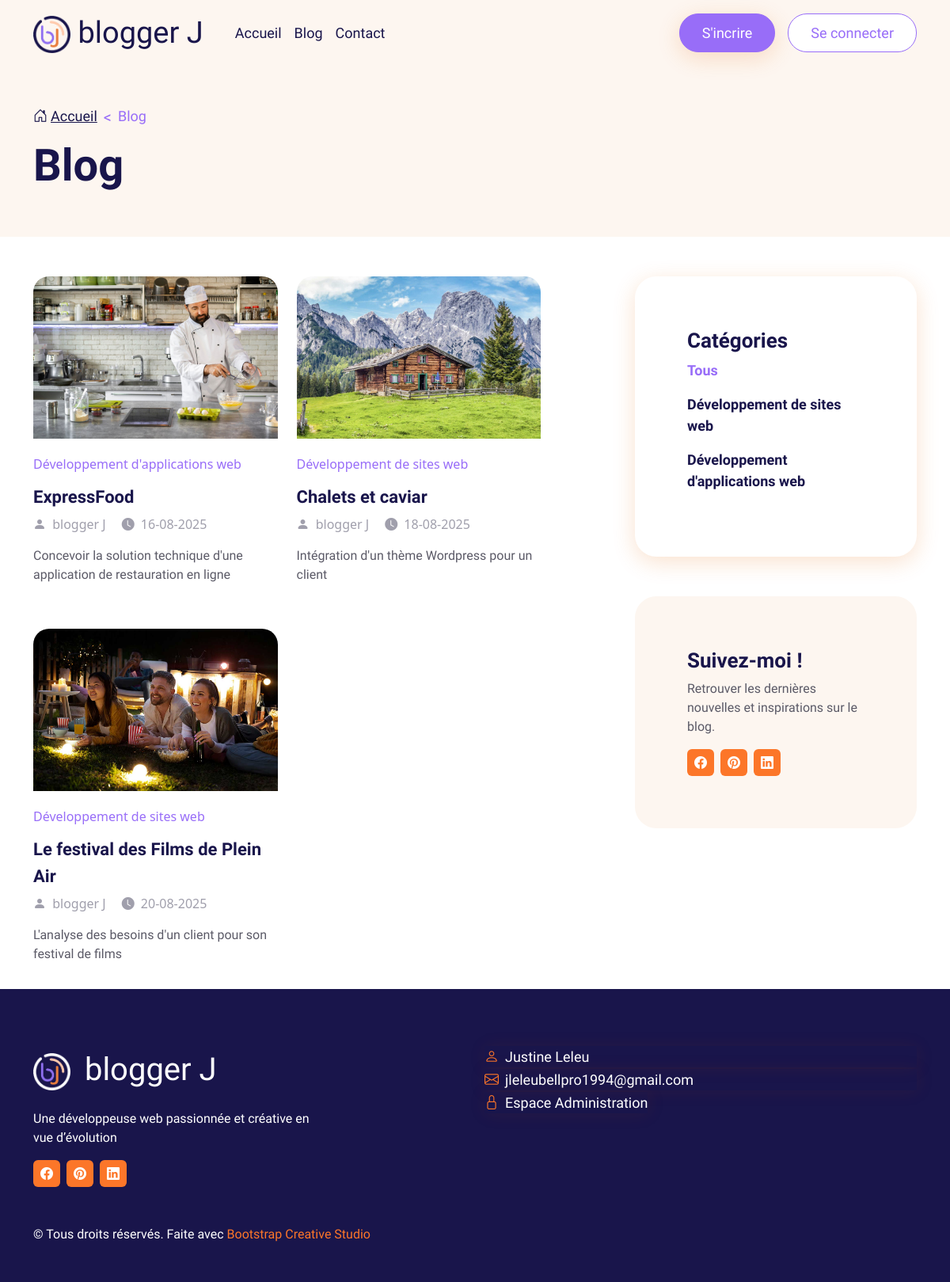
Page /index.php?action=blog on the committed database.
### tables this page shows
CREATE TABLE `posts` (
  `id` int NOT NULL AUTO_INCREMENT,
  `users_id` int NOT NULL,
  `author` varchar(50) NOT NULL,
  `title` varchar(250) NOT NULL,
  `category` varchar(45) NOT NULL,
  `excerpt` varchar(250) NOT NULL,
  `content` longtext NOT NULL,
  `image` longtext NOT NULL,
  `created_at` datetime DEFAULT CURRENT_TIMESTAMP,
  `updated_at` datetime DEFAULT NULL,
  `active` tinyint(1) NOT NULL,
  `status` varchar(45) NOT NULL,
  PRIMARY KEY (`id`),
  KEY `users_id_idx` (`users_id`),
  CONSTRAINT `users_id` FOREIGN KEY (`users_id`) REFERENCES `users` (`id`) ON DELETE CASCADE ON UPDATE CASCADE
);

### src/controllers/PostsController.php (called while the page is built, shortened)
<?php
class PostsController
{
    public function blog(): void
    {
        $post = new Posts();
        $posts = $post->findBy(['active' => '1']);
        require('../templates/frontend/blog/index.php');
    }
}

### public/index.php (called while the page is built, shortened)
<?php
$router = new Router();
$router->run();

### src/models/Model.php (called while the page is built, shortened)
<?php
class Model extends Db
{
    protected string $table;
    public function findBy(array $criteres): array
    {
        $champs = [];
        $valeurs = [];
        foreach ($criteres as $champ => $valeur) {
            $champs[] = "$champ = ?";
            $valeurs[] = $valeur;
        }
        $liste_champs = implode(' AND ', $champs);
        return $this->requete('SELECT * FROM ' . $this->table . ' WHERE ' . $liste_champs, $valeurs)->fetchAll();
    }
    public function requete(string $sql, ?array $attributs = null): PDOStatement|false
    {
        $this->db = Db::getInstance();
        if ($attributs !== null) {
            $query = $this->db->prepare($sql);
            $query->execute($attributs);
            return $query;
        }
        return $this->db->query($sql);
    }
}

### src/models/Posts.php (called while the page is built, shortened)
<?php
class Posts extends Model
{
    public function __construct(?array $data = null)
    {
        $this->table = 'posts';
    }
}

### src/core/Db.php (called while the page is built, shortened)
<?php
class Db extends PDO
{
    private static ?self $instance = null;
    private function __construct()
    {
        $_dsn = 'mysql:dbname=' . self::DBNAME . ';host=' . self::DBHOST;
    }
    public static function getInstance(): self
    {
        if (self::$instance === null) {
            self::$instance = new self();
        }
        return self::$instance;
    }
}

### src/core/DateFormatter.php (called while the page is built, shortened)
<?php
class DateFormatter
{
    public static function enFrancais(string $datetime): string
    {
        $date = \DateTime::createFromFormat('Y-m-d H:i:s', $datetime);
        $locale = 'fr_FR';
        $formatter = new \IntlDateFormatter(
            $locale,
            \IntlDateFormatter::FULL,
            \IntlDateFormatter::SHORT,
            $date->getTimezone(),
            \IntlDateFormatter::GREGORIAN,
            "d-MM-yyyy"
        );
        $dateStr = $formatter->format($date);
        return $dateStr ?: 'Date invalide';
    }
}

### templates/frontend/blog/index.php (the view, shortened to what this page needs)
<section class="container-fluid bg-light-subtle spacing-col-padding-top-50 spacing-col-padding-bottom-50">
    <nav class="container" aria-label="breadcrumb">
        <ol class="breadcrumb">
            <li class="breadcrumb-item">
                <a class="breadcrumb-links" href="index.php?action=home"><i class="bi bi-house-door fs-lg me-1"></i>Accueil</a>
            </li>
            <li class="breadcrumb-item active" aria-current="page">Blog</li>
        </ol>
    </nav>
    <div class="container">
        <h1 class="titre-page">Blog</h1>
    </div>
</section>
<section class="container spacing-col-padding-top-50">
    <div class="row">
        <div class="col-lg-7  mb-lg-0">
            <div class="row row-cols-lg-2 row-cols-sm-2 row-cols-1 gy-md-4 gy-2">
                <?php foreach ($posts as $post): ?>
                    <div class="col pb-3">
                        <article class="card card-article border-0 ">
                            <div class="position-relative">
                                <img src="uploads/<?= htmlspecialchars($post->image, ENT_QUOTES, 'UTF-8') ?>" class="card-img-top" alt="Image">
                            </div>
                            <div class="card-body">
                                <div class="marging-top-20 marging-bottom-10">
                                    <span class="fs-sm text-primary"><?= htmlspecialchars($post->category, ENT_QUOTES, 'UTF-8') ?></span>
                                </div>
                                <h3>
                                    <a class="card-post-title" href="index.php?action=post&id=<?= $post->id ?>"><?= htmlspecialchars($post->title, ENT_QUOTES, 'UTF-8') ?></a>
                                </h3>
                                <div class="d-flex flex-row bd-highlight mb-3">
                                    <div class="meta-content-blog bd-highlight">
                                        <i class="bi bi-person-fill fs-base me-1"></i>
                                        <span class="fs-sm"><?= htmlspecialchars($post->author, ENT_QUOTES, 'UTF-8') ?></span>
                                    </div>
                                    <div class="meta-content-blog bd-highlight">
                                        <i class="bi bi-clock-fill fs-base me-1"></i>
                                        <span class="fs-sm"><?= DateFormatter::enFrancais($post->created_at); ?></span>
                                    </div>
                                </div>
                                <p class="running-text"><?= htmlspecialchars($post->excerpt, ENT_QUOTES, 'UTF-8') ?></p>
                            </div>
                        </article>
                    </div>
                <?php endforeach; ?>
            </div>
        </div>
        <div class="col-lg-5 col-xl-4 offset-xl-1 border-start-lg">
            <div class="card card-shadow">
                <div class="card-body">
                    <h4 class=" titre-h4">Catégories</h4>
                    <ul class="list-unstyled mb-0">
                        <li class="pb-2 mb-2">
                            <div class="blog-postlist-content">
                                <span class="blog-postlist-title-active">Tous</span>
                            </div>
                        </li>
                        <li class="pb-2 mb-2">
                            <a href="index.php?action=blog_posts_web" class="blog-postlist-content">
                                <span class="blog-postlist-title">Développement de sites web</span>
                            </a>
                        </li>
                        <li class="pb-2 mb-2">
                            <a href="index.php?action=blog_posts_apps" class="blog-postlist-content">
                                <span class="blog-postlist-title">Développement d'applications web</span>
                            </a>
                        </li>
                    </ul>
                </div>
            </div>
            <div class="card card-background">
                <div class="card-body">
                    <h4 class="titre-h4">Suivez-moi !</h4>
                    <p class="running-text">Retrouver les dernières nouvelles et inspirations sur le blog.</p>
                    <div class="d-flex">
                        <a href="https://www.facebook.com/?locale=fr_FR" class="btn btn-icon-social-secondary">
                            <i class="bi bi-facebook"></i>
                        </a>
                        <a href="https://fr.pinterest.com/" class="btn btn-icon-social-secondary">
                            <i class="bi bi-pinterest"></i>
                        </a>
                        <a href="https://fr.linkedin.com/" class="btn btn-icon-social-secondary">
                            <i class="bi bi-linkedin"></i>
                        </a>
                    </div>
                </div>
            </div>
        </div>
    </div>
</section>
<?php require('../templates/layout-frontend.php') ?>

### public/styles/style.css (style rules this page uses)
.bg-light-subtle { background-color: #FDF6F0 !important; }
.text-primary { --bs-text-opacity: 1; color: #986df8 !important; }
.spacing-col-padding-top-50 { padding-top: 50px; }
.spacing-col-padding-bottom-50 { padding-bottom: 50px; }
.marging-top-20 { margin-top: 20px; }
.marging-bottom-10 { margin-bottom: 10px; }
* { padding: 0px; margin: 0px; box-sizing: border-box; }
html, body { height: 100%; width: 100%; margin: auto; padding: 0; }
.running-text { font-family: "Hind Siliguri", sans-serif; font-size: 16px; color: #5b5a67; font-weight: 400; }
.titre-page { font-family: "Mulish", sans-serif; font-size: 56px; color: #19154B; font-weight: 700; line-height: 1.1em; }
.titre-h4 { font-family: "Mulish", sans-serif; font-size: 26px; color: #19154B; font-weight: 700; }
.breadcrumb { font-family: "Hind Siliguri", sans-serif; font-weight: 500; font-size: 18px; }
.breadcrumb .breadcrumb-links { color: #19154B; }
.breadcrumb .breadcrumb-item.active { color: #986df8; }
.breadcrumb .breadcrumb-item + .breadcrumb-item::before { float: left; padding-right: var(--bs-breadcrumb-item-padding-x); color: #986df8; font-weight: 500; font-size: 20px; content: var(--bs-breadcrumb-divider, "<"); }
.btn-icon-social-secondary { background-color: #fc7629; padding-top: 4px; padding-left: 8px; padding-right: 8px; padding-bottom: 4px; margin-right: 8px; }
.btn-icon-social-secondary i { color: white; }
.card-shadow { border: 0; border-radius: 27px; box-shadow: rgba(231, 111, 13, 0.2) 0px 7px 29px 0px; margin-bottom: 50px; padding: 50px; }
.card-background { border: 0; border-radius: 27px; margin-bottom: 50px; padding: 50px; background-color: #FDF6F0; }
.card-article .card-img-top { border-top-left-radius: 20px; border-top-right-radius: 20px; }
.card-article .card-body { padding: 0; }
.card-article .card-body .card-post-title { font-family: "Mulish", sans-serif; font-size: 22px; color: #19154B; font-weight: 700; text-decoration: none; }
.card-article .card-body .meta-content-blog { margin-right: 20px; color: #a09fac; }
.blog-postlist-content { text-decoration: none; }
.blog-postlist-content .blog-postlist-title { font-family: "Mulish", sans-serif; font-size: 18px; color: #19154B; font-weight: 700; }
.blog-postlist-content .blog-postlist-title-active { font-family: "Mulish", sans-serif; font-size: 18px; color: #986df8; font-weight: 700; }

### rows in the picture
posts: image (picture), category "Développement d'applications web", title "ExpressFood", author "blogger J", created_at "16-08-2025", excerpt "Concevoir la solution technique d'une application de restauration en ligne"
posts: image (picture), category "Développement de sites web", title "Chalets et caviar", author "blogger J", created_at "18-08-2025", excerpt "Intégration d'un thème Wordpress pour un client"
posts: image (picture), category "Développement de sites web", title "Le festival des Films de Plein Air", author "blogger J", created_at "20-08-2025", excerpt "L'analyse des besoins d'un client pour son festival de films"
